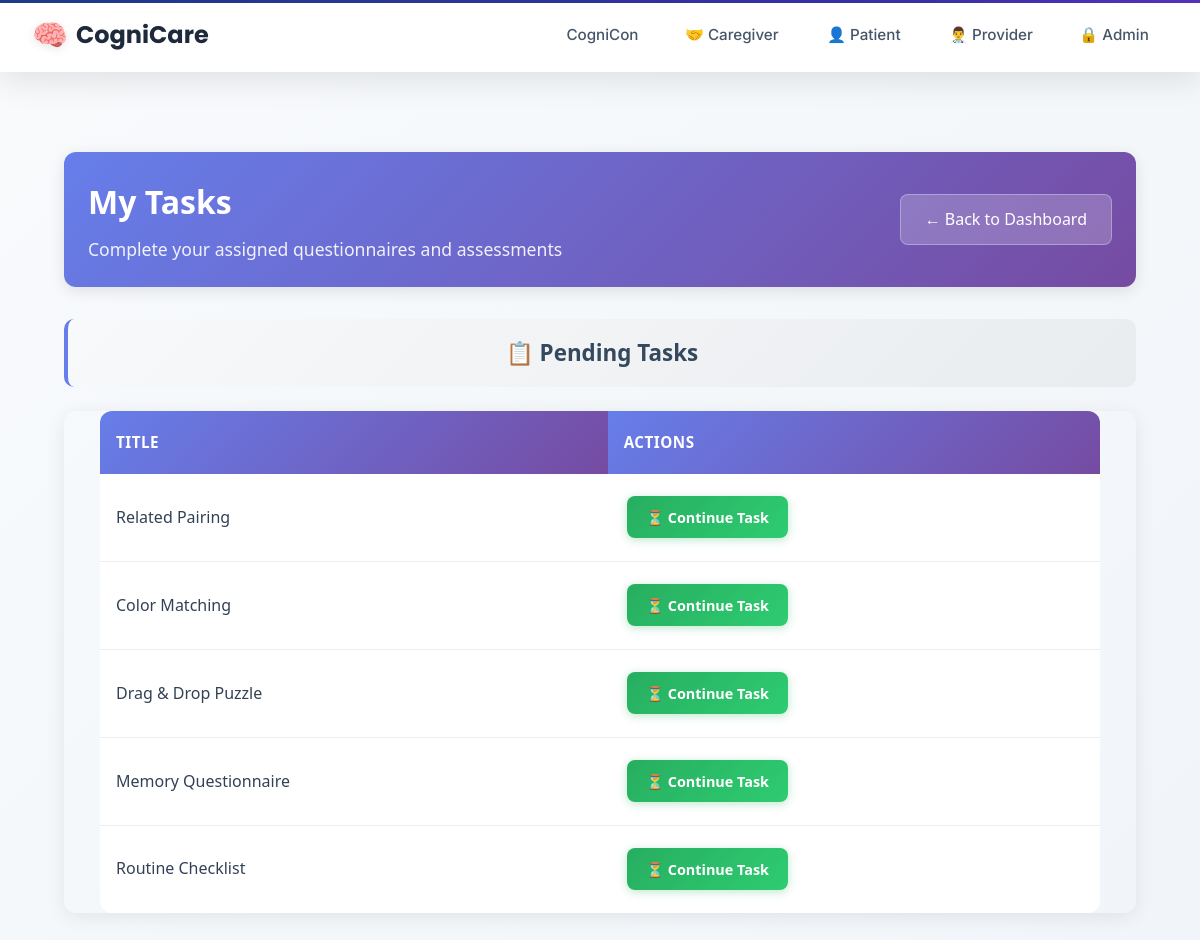
/tasks/patient/tasks/ (signed in), run on an earlier commit of the app's database.
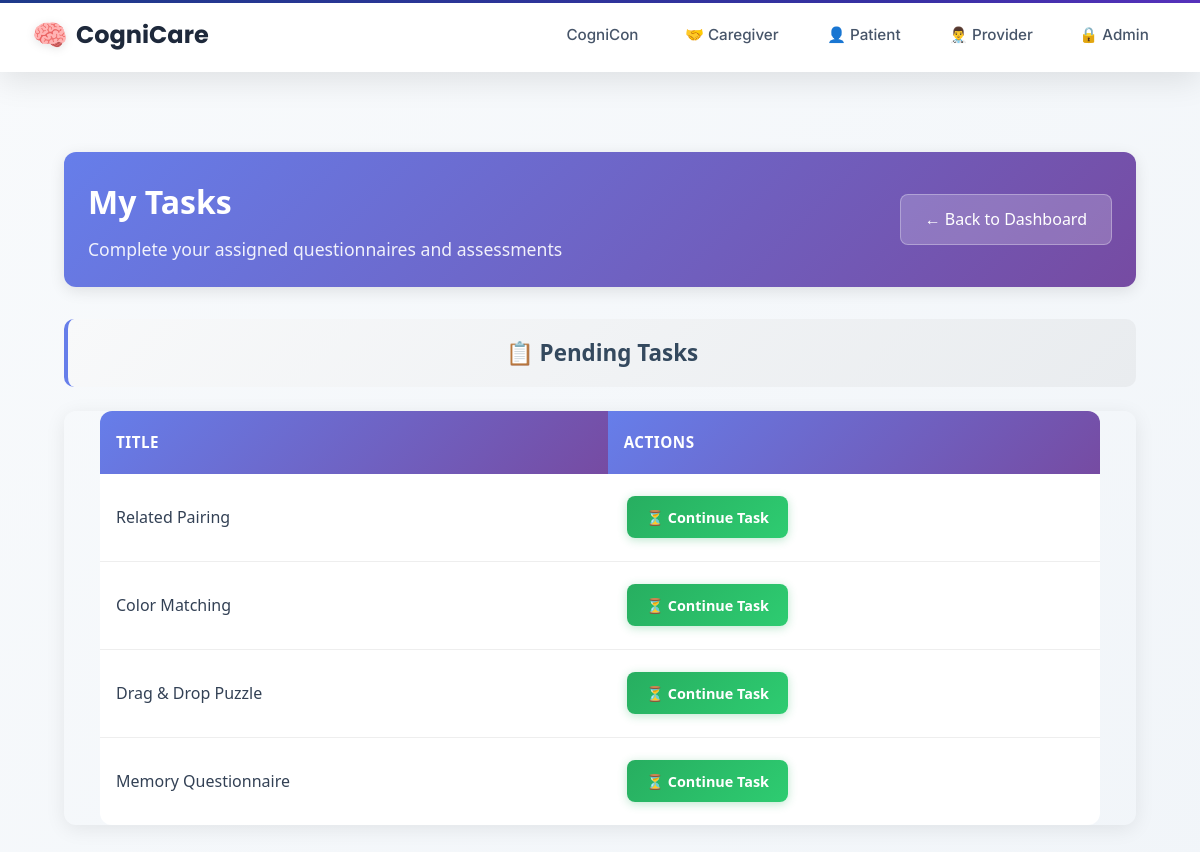
And on a later commit of the database.
### taskmanager/models.py (models this page shows, shortened)
class Task(models.Model):
    title = models.CharField(max_length=200)
    description = models.TextField(blank=True, null=True)
    task_type = models.CharField(max_length=50, choices=TASK_TYPES)
    difficulty = models.CharField(
        max_length=20,
        choices=DIFFICULTY_LEVELS,
        default='mild',
        help_text="Cognitive difficulty level for games"
    )
    assigned_by = models.ForeignKey(UserProfile, on_delete=models.CASCADE, related_name='assigned_tasks')
    assigned_to = models.ForeignKey(UserProfile, on_delete=models.CASCADE, related_name='received_tasks')
    status = models.CharField(max_length=20, choices=[
        ('assigned', 'Assigned'),
        ('in_progress', 'In Progress'),
        ('completed', 'Completed'),
    ], default='assigned')
    created_at = models.DateTimeField(auto_now_add=True)
    assigned_at = models.DateTimeField(auto_now_add=True)
    due_date = models.DateTimeField(null=True, blank=True)
    completed_at = models.DateTimeField(null=True, blank=True)
    task_config = models.JSONField(default=dict, blank=True)
    class Meta:
        ordering = ['-created_at']

### taskmanager/views.py (the view)
# urls.py: path('patient/tasks/', views.patient_tasks, name='patient_tasks'),
@login_required
def patient_tasks(request):
    if not hasattr(request.user, 'profile') or request.user.profile.user_type != 'patient':
        messages.error(request, 'You do not have permission to access patient tasks.')
        return redirect('home')
    tasks = Task.objects.filter(assigned_to=request.user.profile)
    context = {
        'tasks': tasks,
        'pending_tasks': tasks.filter(status__in=['assigned', 'in_progress']),
        'completed_tasks': tasks.filter(status='completed')
    }
    return render(request, 'tasks/assign/patient_tasks.html', context)

### templates/tasks/assign/patient_tasks.html (shortened to what this page needs)
{% extends 'layouts/base.html' %}
{% block content %}
<div class="dashboard-container">
    <div class="dashboard-header">
        <div class="header-info">
        <h1>My Tasks</h1>
        <p>Complete your assigned questionnaires and assessments</p>
        </div>
        <a href="{% url 'patient_dashboard' %}" class="back-btn">← Back to Dashboard</a>
    </div>
    {% if pending_tasks %}
    <div class="table-section">
        <h2 class="section-title">📋 Pending Tasks</h2>
        <div class="table-container">
            <table class="enhanced-table">
                <thead>
                    <tr>
                        <th>Title</th>
                        <th>Actions</th>
                    </tr>
                </thead>
                <tbody>
            {% for task in pending_tasks %}
                    <tr>
                        <td>{{ task.title }}</td>
                        <td>
                            <a href="{% url 'taskmanager:take_task' task.id %}" class="action-btn start-btn">
                                {% if task.status == 'assigned' %}
                                    🚀 Start Task
                                {% else %}
                                    ⏳ Continue Task
                {% endif %}
                    </a>
                        </td>
                    </tr>
            {% endfor %}
                </tbody>
            </table>
        </div>
    </div>
    {% endif %}
</div>
{% endblock %}

What changed in the data, as far as the page shows it:
no longer on this page (row edited): Task: title "Routine Checklist", status "⏳ Continue Task"
